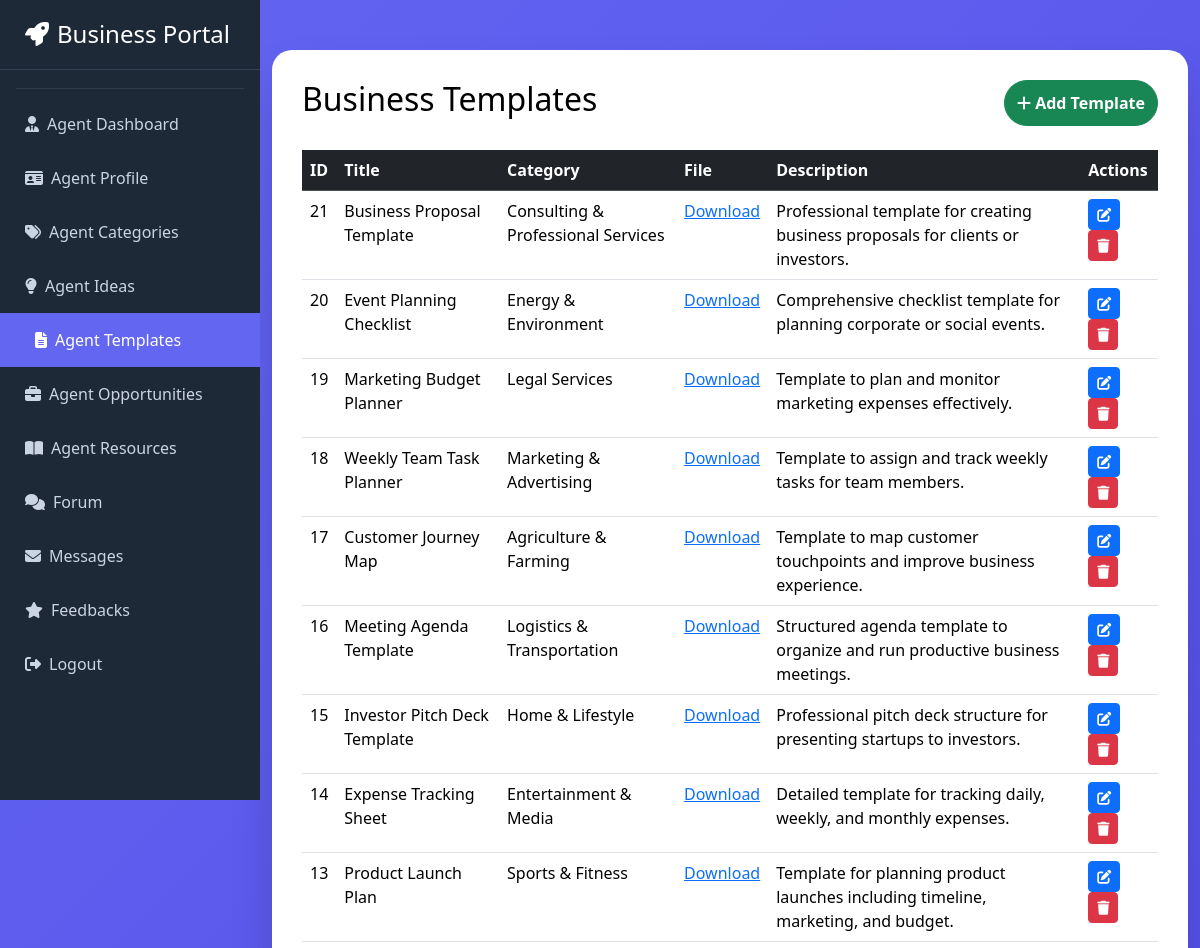
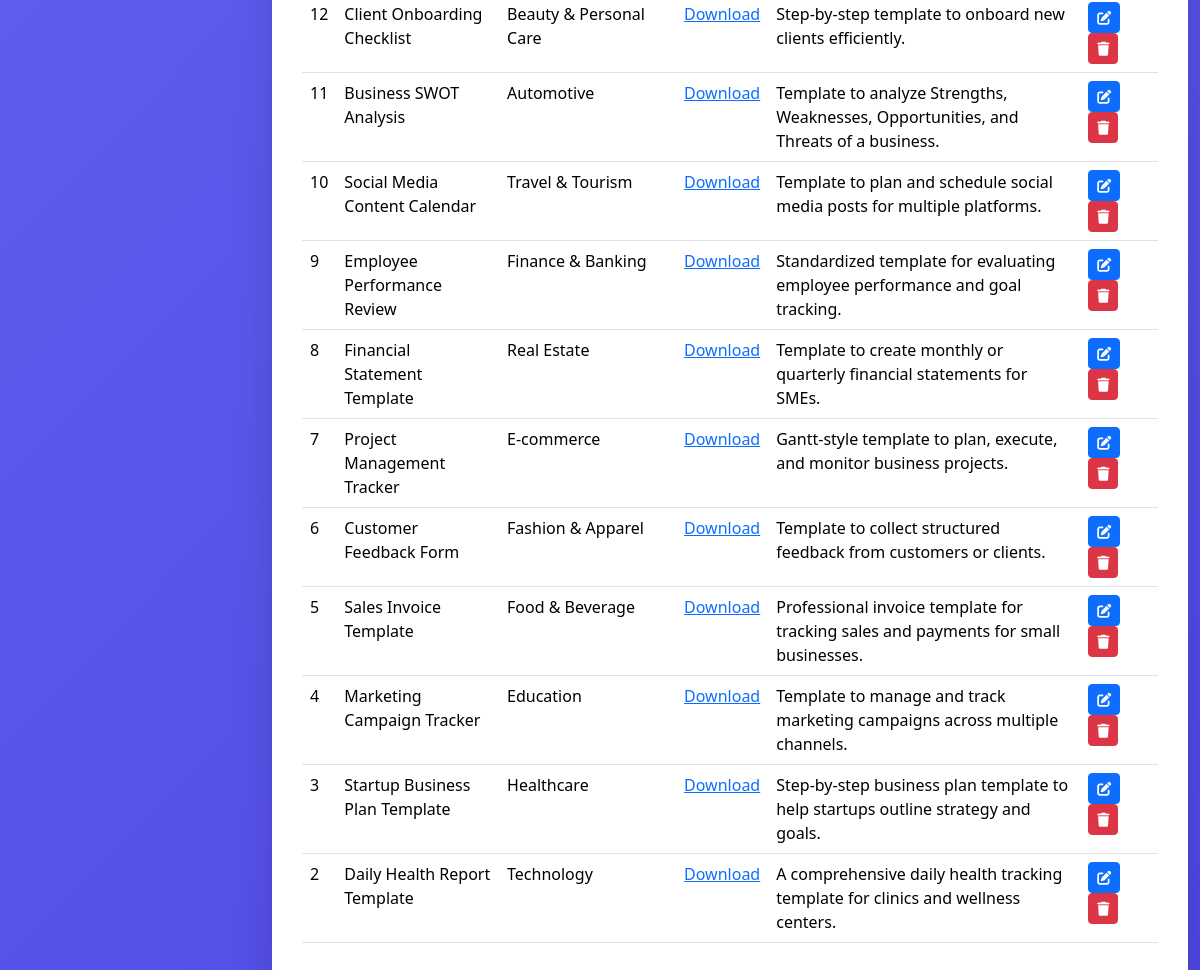
Page /agent/agent_templates.php (signed in) on the committed database (2 pictures, top to bottom).
### tables this page shows
CREATE TABLE `business_templates` (
  `id` int(11) NOT NULL,
  `agent_id` int(11) NOT NULL COMMENT 'FK to users',
  `category_id` int(11) DEFAULT NULL COMMENT 'FK to business_categories',
  `title` varchar(255) NOT NULL,
  `description` text DEFAULT NULL,
  `file_url` varchar(500) NOT NULL,
  `created_at` timestamp NOT NULL DEFAULT current_timestamp(),
  `updated_at` timestamp NOT NULL DEFAULT current_timestamp() ON UPDATE current_timestamp()
);

CREATE TABLE `business_categories` (
  `id` int(11) NOT NULL,
  `name` varchar(100) NOT NULL,
  `description` text DEFAULT NULL,
  `created_at` timestamp NOT NULL DEFAULT current_timestamp()
);

### agent/agent_templates.php (the view, shortened to what this page needs)
<?php
include 'config.php';
$templates_query = mysqli_query($conn, "
    SELECT bt.*, bc.name AS category_name
    FROM business_templates bt
    LEFT JOIN business_categories bc ON bc.id = bt.category_id
    WHERE bt.agent_id=".$_SESSION['user_id']."
    ORDER BY bt.id DESC
");
?>
<!DOCTYPE html>
<html lang="en">
<head>
<link href="https://cdn.jsdelivr.net/npm/bootstrap@5.3.3/dist/css/bootstrap.min.css" rel="stylesheet">
<link href="https://cdnjs.cloudflare.com/ajax/libs/font-awesome/6.5.0/css/all.min.css" rel="stylesheet">
</head>
<body>
<?php include 'sidebar.php'; ?>
<div class="container">
    <div class="card-container">
        <div class="d-flex justify-content-between mb-4">
            <h2 class="text-dark">Business Templates</h2>
            <button class="btn btn-success btn-action" data-bs-toggle="modal" data-bs-target="#addTemplateModal">
                <i class="fas fa-plus"></i> Add Template
            </button>
        </div>
        <table class="table table-hover">
            <thead class="table-dark">
                <tr>
                    <th>ID</th>
                    <th>Title</th>
                    <th>Category</th>
                    <th>File</th>
                    <th>Description</th>
                    <th>Actions</th>
                </tr>
            </thead>
            <tbody>
            <?php while($tpl = mysqli_fetch_assoc($templates_query)): ?>
                <tr>
                    <td><?= $tpl['id'] ?></td>
                    <td><?= htmlspecialchars($tpl['title']) ?></td>
                    <td><?= htmlspecialchars($tpl['category_name']) ?></td>
                    <td><a href="<?= htmlspecialchars($tpl['file_url']) ?>" target="_blank">Download</a></td>
                    <td><?= htmlspecialchars($tpl['description']) ?></td>
                    <td>
                        <button class="btn btn-primary btn-sm" data-bs-toggle="modal" data-bs-target="#editTemplateModal<?= $tpl['id'] ?>">
                            <i class="fas fa-edit"></i>
                        </button>
                        <form method="POST" class="d-inline">
                            <button type="submit" name="delete_template" class="btn btn-danger btn-sm">
                                <i class="fas fa-trash"></i>
                            </button>
                        </form>
                    </td>
                </tr>
            <?php endwhile; ?>
            </tbody>
        </table>
    </div>
</div>
</body>
</html>

### agent/agent_templates.php (style rules this page uses)
body { background: linear-gradient(135deg, #6366f1 0%, #4f46e5 100%); min-height: 100vh; margin-left: 260px; color: #fff; }
.card-container { max-width: 1000px; margin: 50px auto; background: #fff; border-radius: 20px; padding: 30px; color: #000; box-shadow: 0 25px 50px -12px rgba(0,0,0,0.25); }
.btn-action { border-radius: 50px; font-weight: bold; }
.text-dark { color: #000 !important; }

### agent/sidebar.php (style rules this page uses)
:root { --primary: #6366f1; --dark: #1e2937; }

### rows in the picture
business_templates: id "21", title "Business Proposal Template", category.name "Consulting & Professional Services", description "Professional template for creating business proposals for clients or investors."
business_templates: id "20", title "Event Planning Checklist", category.name "Energy & Environment", description "Comprehensive checklist template for planning corporate or social events."
business_templates: id "19", title "Marketing Budget Planner", category.name "Legal Services", description "Template to plan and monitor marketing expenses effectively."
business_templates: id "18", title "Weekly Team Task Planner", category.name "Marketing & Advertising", description "Template to assign and track weekly tasks for team members."
business_templates: id "17", title "Customer Journey Map", category.name "Agriculture & Farming", description "Template to map customer touchpoints and improve business experience."
business_templates: id "16", title "Meeting Agenda Template", category.name "Logistics & Transportation", description "Structured agenda template to organize and run productive business meetings."
business_templates: id "15", title "Investor Pitch Deck Template", category.name "Home & Lifestyle", description "Professional pitch deck structure for presenting startups to investors."
business_templates: id "14", title "Expense Tracking Sheet", category.name "Entertainment & Media", description "Detailed template for tracking daily, weekly, and monthly expenses."
business_templates: id "13", title "Product Launch Plan", category.name "Sports & Fitness", description "Template for planning product launches including timeline, marketing, and budget."
business_templates: id "12", title "Client Onboarding Checklist", category.name "Beauty & Personal Care", description "Step-by-step template to onboard new clients efficiently."
business_templates: id "11", title "Business SWOT Analysis", category.name "Automotive", description "Template to analyze Strengths, Weaknesses, Opportunities, and Threats of a business."
business_templates: id "10", title "Social Media Content Calendar", category.name "Travel & Tourism", description "Template to plan and schedule social media posts for multiple platforms."
business_templates: id "9", title "Employee Performance Review", category.name "Finance & Banking", description "Standardized template for evaluating employee performance and goal tracking."
business_templates: id "8", title "Financial Statement Template", category.name "Real Estate", description "Template to create monthly or quarterly financial statements for SMEs."
business_templates: id "7", title "Project Management Tracker", category.name "E-commerce", description "Gantt-style template to plan, execute, and monitor business projects."
business_templates: id "6", title "Customer Feedback Form", category.name "Fashion & Apparel", description "Template to collect structured feedback from customers or clients."
business_templates: id "5", title "Sales Invoice Template", category.name "Food & Beverage", description "Professional invoice template for tracking sales and payments for small businesses."
business_templates: id "4", title "Marketing Campaign Tracker", category.name "Education", description "Template to manage and track marketing campaigns across multiple channels."
business_templates: id "3", title "Startup Business Plan Template", category.name "Healthcare", description "Step-by-step business plan template to help startups outline strategy and goals."
business_templates: id "2", title "Daily Health Report Template", category.name "Technology", description "A comprehensive daily health tracking template for clinics and wellness centers."
